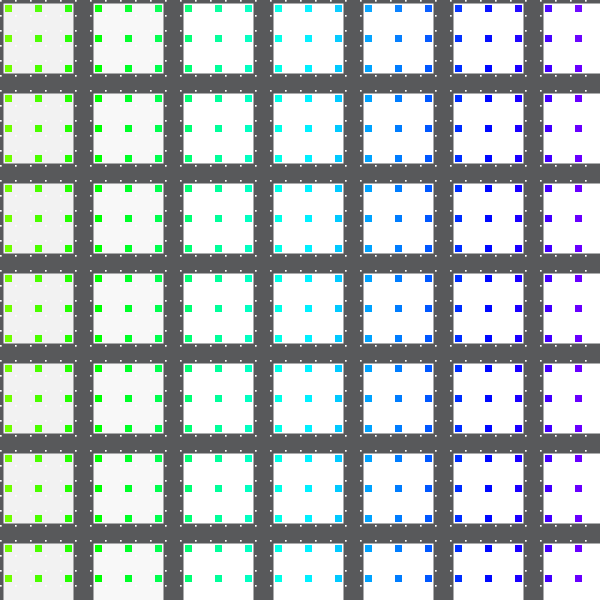
Frame 1 (no input)
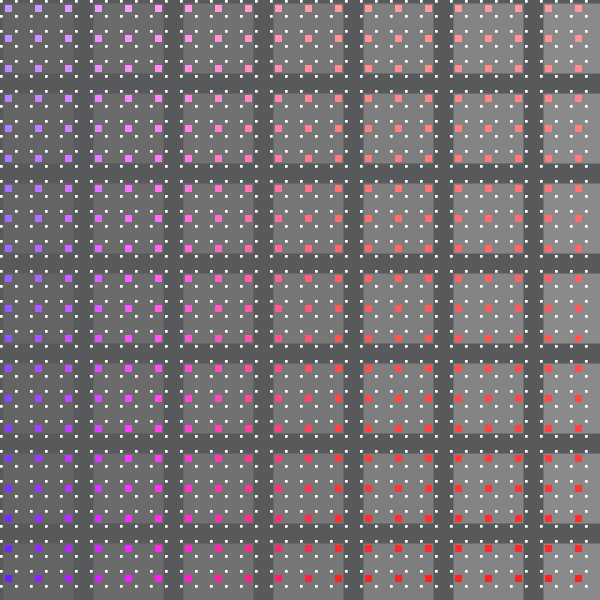
Frame 60 (the mouse pressed at the canvas centre just before this capture)
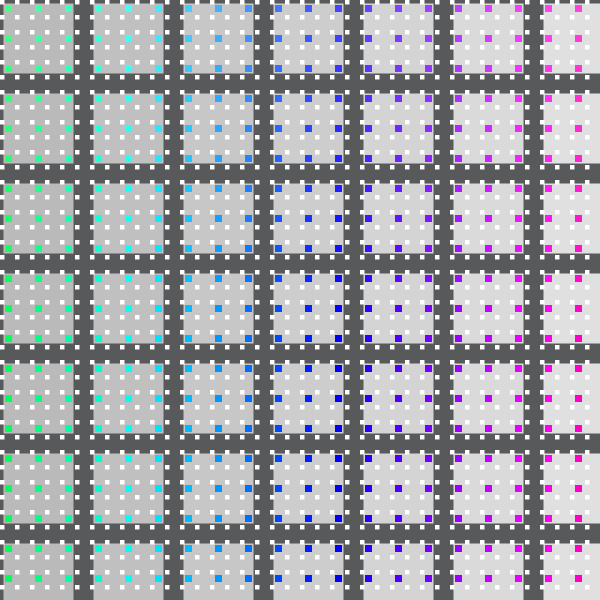
Frame 120 (the mouse held since frame 60 and released just before this capture)

The Processing sketch that drew these frames (run headless with seeded random() and noise(); from frame 60 on, the mouse is pressed at the canvas centre):

// Processing sketch: processing_105668
// ── processing_105668.pde


int max;
color random;
float randomhue;
float randomsat;
float randomframerate;
float randomtransparency;
float randomX;
float randomY;

void setup(){
  size(600,600);
}

void draw (){
  colorMode(RGB,255);
  background(88,89,91);
  
  randomframerate=random(2,20);
  
  frameRate(randomframerate);
  noStroke();
 int max=height/10; 
 colorMode(HSB, max);
 
 randomhue=random(0,max);
 randomsat=random(0,max);
 
 
 for (int i =0; i<max;i++){
   for (int j=0; j<max; j++){
     
     fill(0,0,randomsat+i*1.5,100);
     rect(i*90+3.5,j*90+3.5,70,70);}
 }

     for (int k = 0;k<max;k++){
         for (int l = 0; l<max;l++){
        
           fill(randomhue+k*1.5,randomsat+l*1.5,100);
           rect(k*30+5,l*30+5,7,7);
         }
       }
       
       randomX=random(0,7);
       randomY=random(0,7);
       
       for (int p=0;p<max;p++){
         for (int q=0;q<max;q++){
           fill(0,0,max);
           rect(p*15,q*15,randomX,randomX);
         }
       }


}
